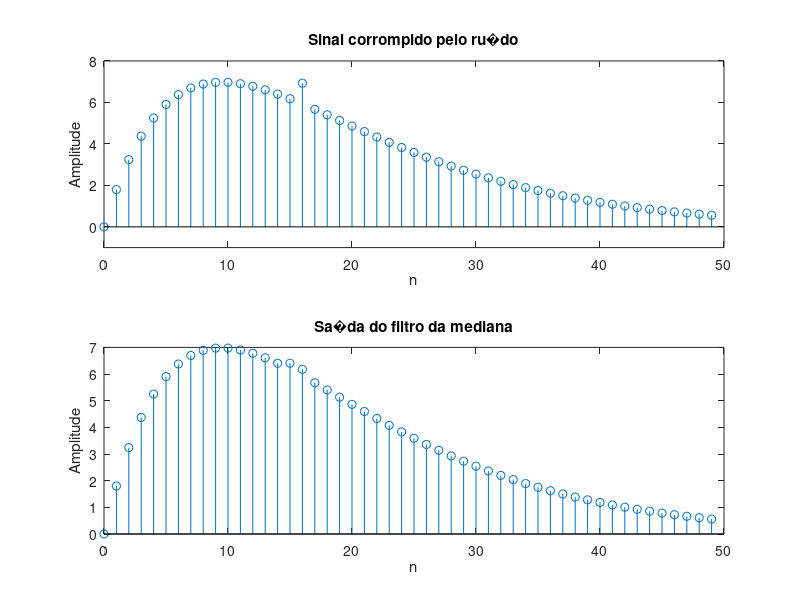

MATLAB code to generate this figure:
%% Federal University of Rio Grande do Norte
% Digital Signal Processing - Communications Engineering Department (DCO)
% Author: Danilo Pena
% Description: median filter

N = input('Largura do Filtro da Mediana = ');
R = 50; a = rand(1,R)-0.4;
b = round(a); % Gera ru�do impulsivo
m = 0:R-1;
s = 2*m.*(0.9.^m); % Geral sinal
x = s + b; % Sinal corrompido pelo ru�do
y = medfilt1(x,3); % Filtragem

subplot(2,1,1)
stem(m,x);axis([0 50 -1 8]);
xlabel('n');ylabel('Amplitude');
title('Sinal corrompido pelo ru�do');

subplot(2,1,2)
stem(m,y);
xlabel('n');ylabel('Amplitude');
title('Sa�da do filtro da mediana');